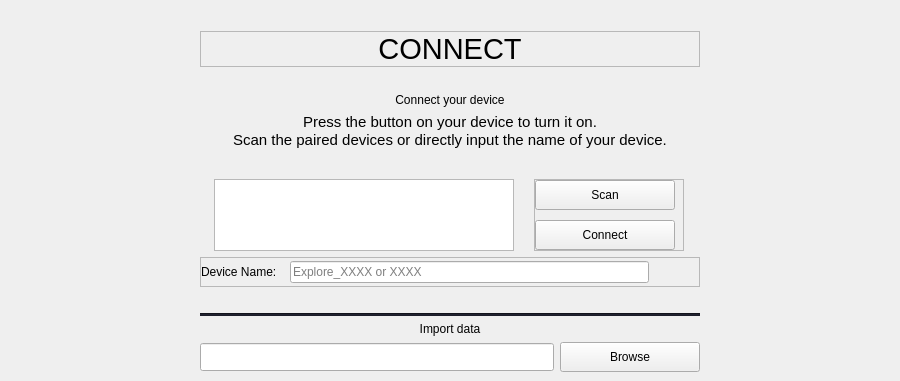
            <widget class="QWidget" name="page_bt">
             <property name="styleSheet">
              <string notr="true"/>
             </property>
             <layout class="QVBoxLayout" name="verticalLayout_6">
              <property name="leftMargin">
               <number>200</number>
              </property>
              <property name="rightMargin">
               <number>200</number>
              </property>
              <property name="bottomMargin">
               <number>9</number>
              </property>
              <item>
               <spacer name="verticalSpacer_14">
                <property name="orientation">
                 <enum>Qt::Vertical</enum>
                </property>
                <property name="sizeType">
                 <enum>QSizePolicy::Fixed</enum>
                </property>
                <property name="sizeHint" stdset="0">
                 <size>
                  <width>20</width>
                  <height>20</height>
                 </size>
                </property>
               </spacer>
              </item>
              <item>
               <widget class="QFrame" name="frame_bt_title">
                <property name="maximumSize">
                 <size>
                  <width>16777215</width>
                  <height>50</height>
                 </size>
                </property>
                <property name="styleSheet">
                 <string notr="true"/>
                </property>
                <property name="frameShape">
                 <enum>QFrame::StyledPanel</enum>
                </property>
                <property name="frameShadow">
                 <enum>QFrame::Raised</enum>
                </property>
                <layout class="QHBoxLayout" name="horizontalLayout_37">
                 <property name="spacing">
                  <number>0</number>
                 </property>
                 <property name="leftMargin">
                  <number>0</number>
                 </property>
                 <property name="topMargin">
                  <number>0</number>
                 </property>
                 <property name="rightMargin">
                  <number>0</number>
                 </property>
                 <property name="bottomMargin">
                  <number>0</number>
                 </property>
                 <item>
                  <widget class="QLabel" name="bt_title">
                   <property name="minimumSize">
                    <size>
                     <width>0</width>
                     <height>0</height>
                    </size>
                   </property>
                   <property name="font">
                    <font>
                     <pointsize>22</pointsize>
                     <italic>false</italic>
                     <bold>false</bold>
                    </font>
                   </property>
                   <property name="text">
                    <string>CONNECT</string>
                   </property>
                   <property name="alignment">
                    <set>Qt::AlignCenter</set>
                   </property>
                  </widget>
                 </item>
                </layout>
               </widget>
              </item>
              <item>
               <spacer name="verticalSpacer_5">
                <property name="orientation">
                 <enum>Qt::Vertical</enum>
                </property>
                <property name="sizeType">
                 <enum>QSizePolicy::Fixed</enum>
                </property>
                <property name="sizeHint" stdset="0">
                 <size>
                  <width>20</width>
                  <height>20</height>
                 </size>
                </property>
               </spacer>
              </item>
              <item>
               <widget class="QLabel" name="label_explore_name_3">
                <property name="maximumSize">
                 <size>
                  <width>16777215</width>
                  <height>30</height>
                 </size>
                </property>
                <property name="styleSheet">
                 <string notr="true"/>
                </property>
                <property name="text">
                 <string>&lt;html&gt;&lt;head/&gt;&lt;body&gt;&lt;p&gt;Connect your device&lt;/p&gt;&lt;/body&gt;&lt;/html&gt;</string>
                </property>
                <property name="alignment">
                 <set>Qt::AlignCenter</set>
                </property>
               </widget>
              </item>
              <item>
               <widget class="QLabel" name="label_10">
                <property name="font">
                 <font>
                  <pointsize>13</pointsize>
                  <italic>false</italic>
                  <bold>false</bold>
                 </font>
                </property>
                <property name="styleSheet">
                 <string notr="true"/>
                </property>
                <property name="text">
                 <string>&lt;!DOCTYPE HTML PUBLIC &quot;-//W3C//DTD HTML 4.0//EN&quot; &quot;http://www.w3.org/TR/REC-html40/strict.dtd&quot;&gt;
&lt;html&gt;&lt;head&gt;&lt;meta name=&quot;qrichtext&quot; content=&quot;1&quot; /&gt;&lt;style type=&quot;text/css&quot;&gt;
p, li { white-space: pre-wrap; }
&lt;/style&gt;&lt;/head&gt;&lt;body style=&quot; font-family:'DM Sans'; font-size:11pt; font-weight:400; font-style:normal;&quot;&gt;
&lt;p align=&quot;center&quot; style=&quot; margin-top:0px; margin-bottom:0px; margin-left:0px; margin-right:0px; -qt-block-indent:0; text-indent:0px;&quot;&gt;&lt;span style=&quot; font-family:'Segoe UI';&quot;&gt;Press the button on your device to turn it on.&lt;/span&gt;&lt;/p&gt;
&lt;p align=&quot;center&quot; style=&quot; margin-top:0px; margin-bottom:0px; margin-left:0px; margin-right:0px; -qt-block-indent:0; text-indent:0px;&quot;&gt;&lt;span style=&quot; font-family:'Segoe UI';&quot;&gt;Scan the paired devices or directly input the name of your device.&lt;/span&gt;&lt;/p&gt;&lt;/body&gt;&lt;/html&gt;</string>
                </property>
                <property name="wordWrap">
                 <bool>true</bool>
                </property>
               </widget>
              </item>
              <item alignment="Qt::AlignHCenter">
               <widget class="QLabel" name="lbl_wdws_warning">
                <property name="font">
                 <font>
                  <pointsize>13</pointsize>
                  <italic>false</italic>
                  <bold>false</bold>
                 </font>
                </property>
                <property name="styleSheet">
                 <string notr="true">color: red;</string>
                </property>
                <property name="text">
                 <string>&lt;!DOCTYPE HTML PUBLIC &quot;-//W3C//DTD HTML 4.0//EN&quot; &quot;http://www.w3.org/TR/REC-html40/strict.dtd&quot;&gt;
&lt;html&gt;&lt;head&gt;&lt;meta name=&quot;qrichtext&quot; content=&quot;1&quot; /&gt;&lt;meta charset=&quot;utf-8&quot; /&gt;&lt;style type=&quot;text/css&quot;&gt;
p, li { white-space: pre-wrap; }
&lt;/style&gt;&lt;/head&gt;&lt;body style=&quot; font-family:'Segoe UI'; font-size:13pt; font-weight:400; font-style:normal;&quot;&gt;
&lt;p align=&quot;center&quot; style=&quot;-qt-paragraph-type:empty; margin-top:0px; margin-bottom:0px; margin-left:0px; margin-right:0px; -qt-block-indent:0; text-indent:0px; font-family:'DM Sans'; font-size:11pt;&quot;&gt;&lt;br /&gt;&lt;/p&gt;&lt;/body&gt;&lt;/html&gt;</string>
                </property>
                <property name="wordWrap">
                 <bool>true</bool>
                </property>
               </widget>
              </item>
              <item>
               <layout class="QHBoxLayout" name="horizontalLayout_9">
                <item>
                 <widget class="QListWidget" name="list_devices">
                  <property name="maximumSize">
                   <size>
                    <width>300</width>
                    <height>200</height>
                   </size>
                  </property>
                  <property name="cursor" stdset="0">
                   <cursorShape>ArrowCursor</cursorShape>
                  </property>
                  <property name="styleSheet">
                   <string notr="true"/>
                  </property>
                  <property name="sizeAdjustPolicy">
                   <enum>QAbstractScrollArea::AdjustToContents</enum>
                  </property>
                 </widget>
                </item>
                <item alignment="Qt::AlignVCenter">
                 <widget class="QFrame" name="frame_btns_scan_connect">
                  <property name="maximumSize">
                   <size>
                    <width>150</width>
                    <height>80</height>
                   </size>
                  </property>
                  <property name="styleSheet">
                   <string notr="true"/>
                  </property>
                  <property name="frameShape">
                   <enum>QFrame::StyledPanel</enum>
                  </property>
                  <property name="frameShadow">
                   <enum>QFrame::Raised</enum>
                  </property>
                  <layout class="QVBoxLayout" name="verticalLayout_38">
                   <property name="spacing">
                    <number>10</number>
                   </property>
                   <property name="leftMargin">
                    <number>0</number>
                   </property>
                   <property name="topMargin">
                    <number>0</number>
                   </property>
                   <property name="rightMargin">
                    <number>0</number>
                   </property>
                   <property name="bottomMargin">
                    <number>0</number>
                   </property>
                   <item>
                    <widget class="QPushButton" name="btn_scan">
                     <property name="sizePolicy">
                      <sizepolicy hsizetype="Minimum" vsizetype="Minimum">
                       <horstretch>0</horstretch>
                       <verstretch>0</verstretch>
                      </sizepolicy>
                     </property>
                     <property name="minimumSize">
                      <size>
                       <width>140</width>
                       <height>30</height>
                      </size>
                     </property>
                     <property name="maximumSize">
                      <size>
                       <width>140</width>
                       <height>30</height>
                      </size>
                     </property>
                     <property name="cursor">
                      <cursorShape>PointingHandCursor</cursorShape>
                     </property>
                     <property name="styleSheet">
                      <string notr="true"/>
                     </property>
                     <property name="text">
                      <string>Scan</string>
                     </property>
                     <property name="flat">
                      <bool>false</bool>
                     </property>
                    </widget>
                   </item>
                   <item>
                    <widget class="QPushButton" name="btn_connect">
                     <property name="sizePolicy">
                      <sizepolicy hsizetype="Preferred" vsizetype="Preferred">
                       <horstretch>0</horstretch>
                       <verstretch>0</verstretch>
                      </sizepolicy>
                     </property>
                     <property name="minimumSize">
                      <size>
                       <width>140</width>
                       <height>30</height>
                      </size>
                     </property>
                     <property name="maximumSize">
                      <size>
                       <width>140</width>
                       <height>30</height>
                      </size>
                     </property>
                     <property name="cursor">
                      <cursorShape>PointingHandCursor</cursorShape>
                     </property>
                     <property name="text">
                      <string>Connect</string>
                     </property>
                    </widget>
                   </item>
                  </layout>
                 </widget>
                </item>
               </layout>
              </item>
              <item>
               <widget class="QFrame" name="frame_8">
                <property name="sizePolicy">
                 <sizepolicy hsizetype="Expanding" vsizetype="Preferred">
                  <horstretch>0</horstretch>
                  <verstretch>0</verstretch>
                 </sizepolicy>
                </property>
                <property name="minimumSize">
                 <size>
                  <width>500</width>
                  <height>30</height>
                 </size>
                </property>
                <property name="maximumSize">
                 <size>
                  <width>16777215</width>
                  <height>16777215</height>
                 </size>
                </property>
                <property name="frameShape">
                 <enum>QFrame::StyledPanel</enum>
                </property>
                <property name="frameShadow">
                 <enum>QFrame::Raised</enum>
                </property>
                <layout class="QHBoxLayout" name="horizontalLayout_16">
                 <property name="spacing">
                  <number>10</number>
                 </property>
                 <property name="leftMargin">
                  <number>0</number>
                 </property>
                 <property name="topMargin">
                  <number>0</number>
                 </property>
                 <property name="rightMargin">
                  <number>50</number>
                 </property>
                 <property name="bottomMargin">
                  <number>0</number>
                 </property>
                 <item>
                  <widget class="QLabel" name="label_15">
                   <property name="styleSheet">
                    <string notr="true"/>
                   </property>
                   <property name="text">
                    <string>Device Name: </string>
                   </property>
                  </widget>
                 </item>
                 <item>
                  <widget class="QLineEdit" name="dev_name_input">
                   <property name="styleSheet">
                    <string notr="true"/>
                   </property>
                   <property name="placeholderText">
                    <string>Explore_XXXX or XXXX</string>
                   </property>
                  </widget>
                 </item>
                </layout>
               </widget>
              </item>
              <item>
               <widget class="QLabel" name="lbl_bt_instructions">
                <property name="text">
                 <string/>
                </property>
               </widget>
              </item>
              <item>
               <widget class="Line" name="line_2">
                <property name="styleSheet">
                 <string notr="true">background-color: rgb(28, 30, 42);</string>
                </property>
                <property name="orientation">
                 <enum>Qt::Horizontal</enum>
                </property>
               </widget>
              </item>
              <item>
               <widget class="QLabel" name="label_16">
                <property name="text">
                 <string>Import data</string>
                </property>
                <property name="alignment">
                 <set>Qt::AlignCenter</set>
                </property>
               </widget>
              </item>
              <item>
               <layout class="QHBoxLayout" name="horizontalLayout_28">
                <item>
                 <widget class="QLineEdit" name="le_data_path">
                  <property name="font">
                   <font>
                    <pointsize>13</pointsize>
                    <italic>false</italic>
                    <bold>false</bold>
                   </font>
                  </property>
                 </widget>
                </item>
                <item>
                 <widget class="QPushButton" name="btn_import_data">
                  <property name="sizePolicy">
                   <sizepolicy hsizetype="Preferred" vsizetype="Preferred">
                    <horstretch>0</horstretch>
                    <verstretch>0</verstretch>
                   </sizepolicy>
                  </property>
                  <property name="minimumSize">
                   <size>
                    <width>140</width>
                    <height>30</height>
                   </size>
                  </property>
                  <property name="maximumSize">
                   <size>
                    <width>140</width>
                    <height>30</height>
                   </size>
                  </property>
                  <property name="cursor">
                   <cursorShape>PointingHandCursor</cursorShape>
                  </property>
                  <property name="text">
                   <string>Browse</string>
                  </property>
                 </widget>
                </item>
               </layout>
              </item>
             </layout>
            </widget>
